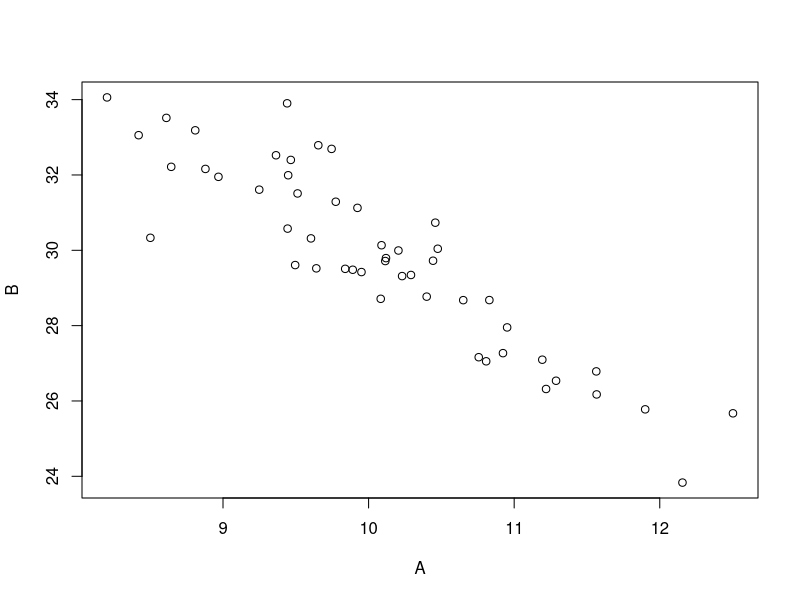
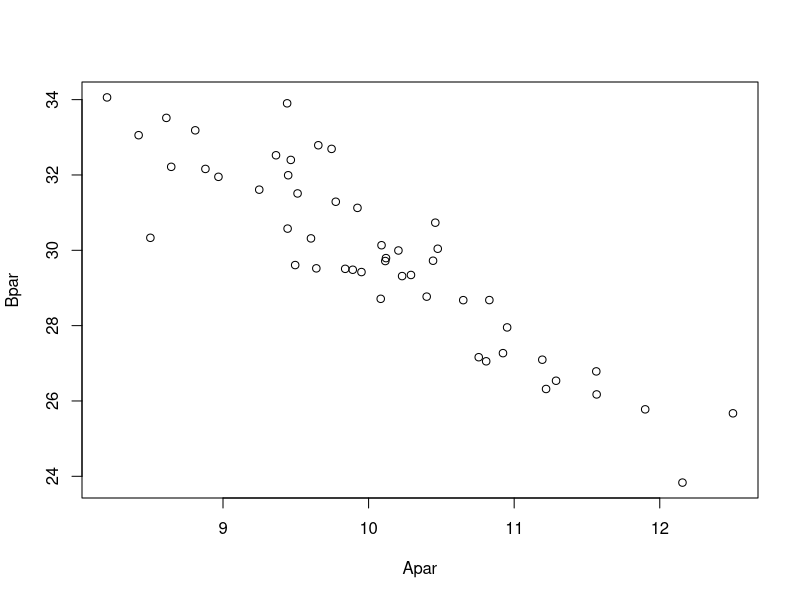
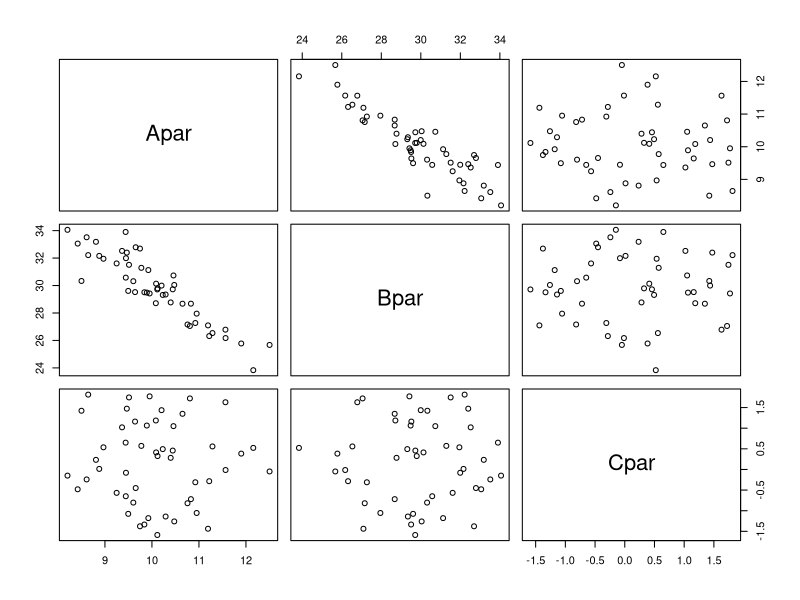
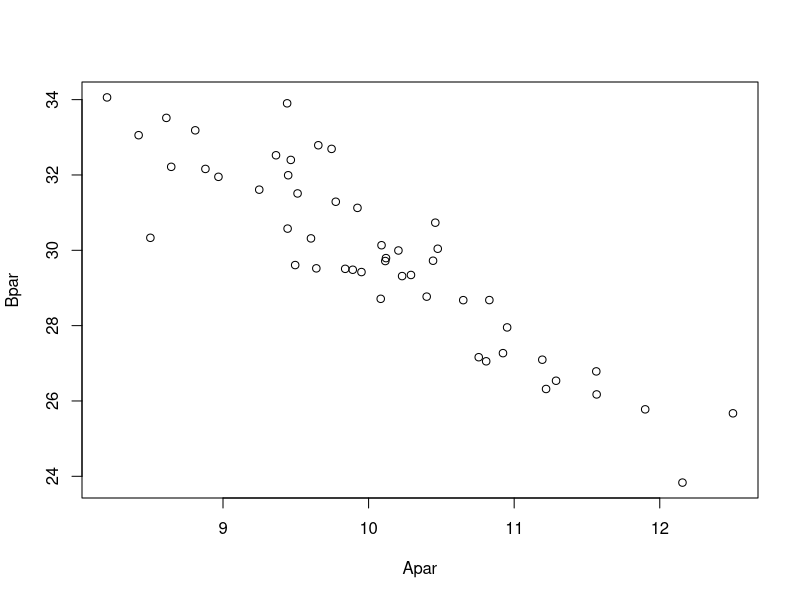
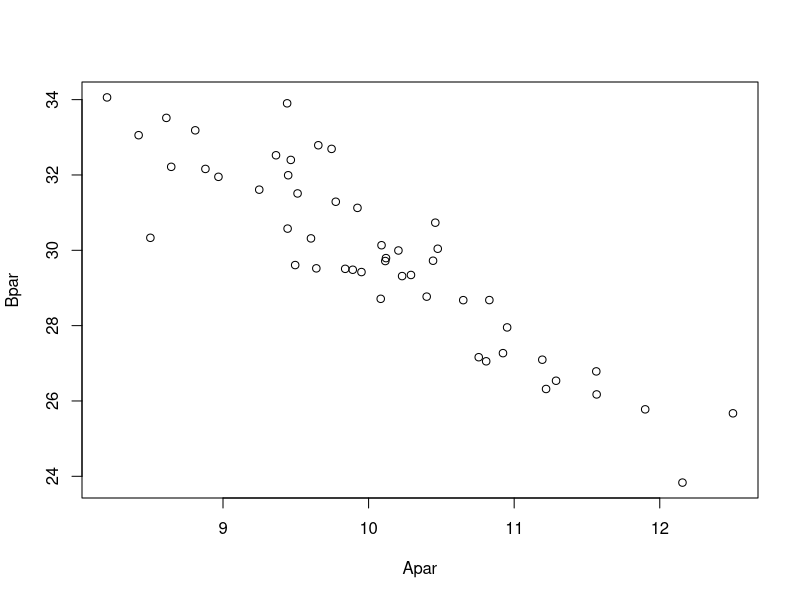
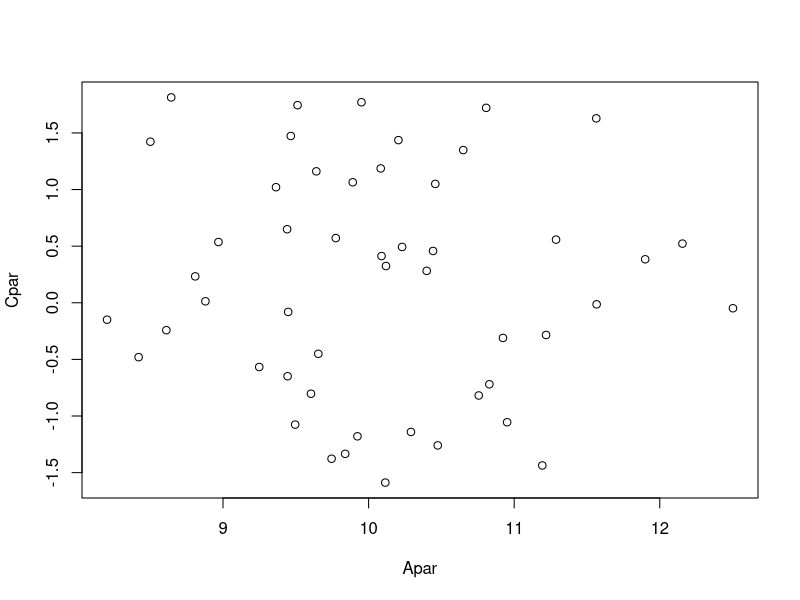

Here is the R script that generated these plots, in order:
## manual page
?cor
## Generate data
A <- rnorm(50, 10)
B <- -2 * A + 50 + rnorm(50, 0, 1)
plot(A, B)
cor(A, B)
## Spearman correlation
cor(A, B,meth = "spearman")
## Data frame

AB <- data.frame(Apar = A, Bpar = B)
plot(AB)

ABC <- data.frame(Apar = A, Bpar = B, Cpar = rnorm(50))
plot(ABC)
## Select two variables with formula
plot(Bpar ~ Apar, ABC)
## Named argument
plot(Bpar ~ Apar, data = ABC)

plot(Cpar ~ Apar, ABC)

## Direct reference of a vector in data.frame
ABC$Cpar

## Regression
AB.lm <- lm(Bpar ~ Apar, data = ABC)
AB.lm
## See summaries
summary(ABC)
summary(AB.lm)
